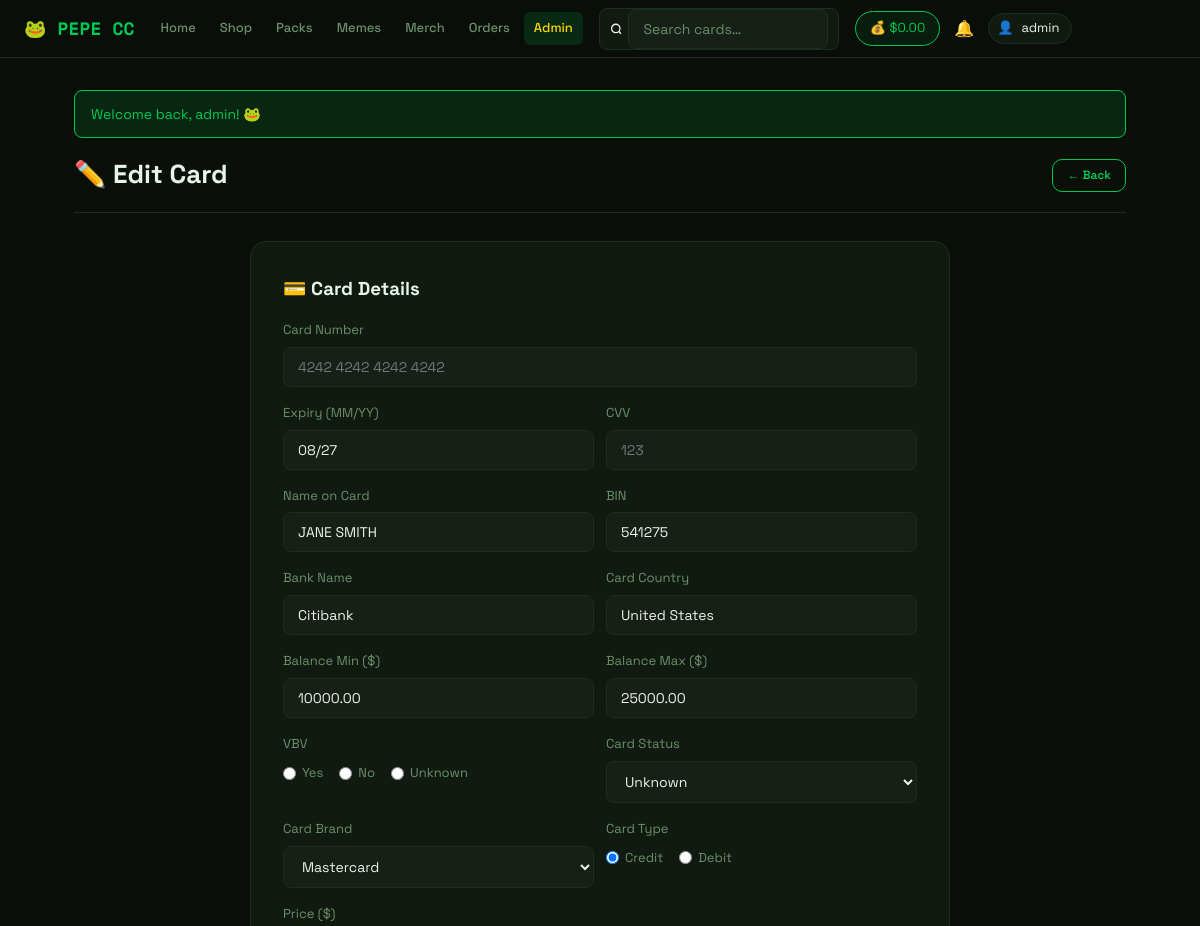
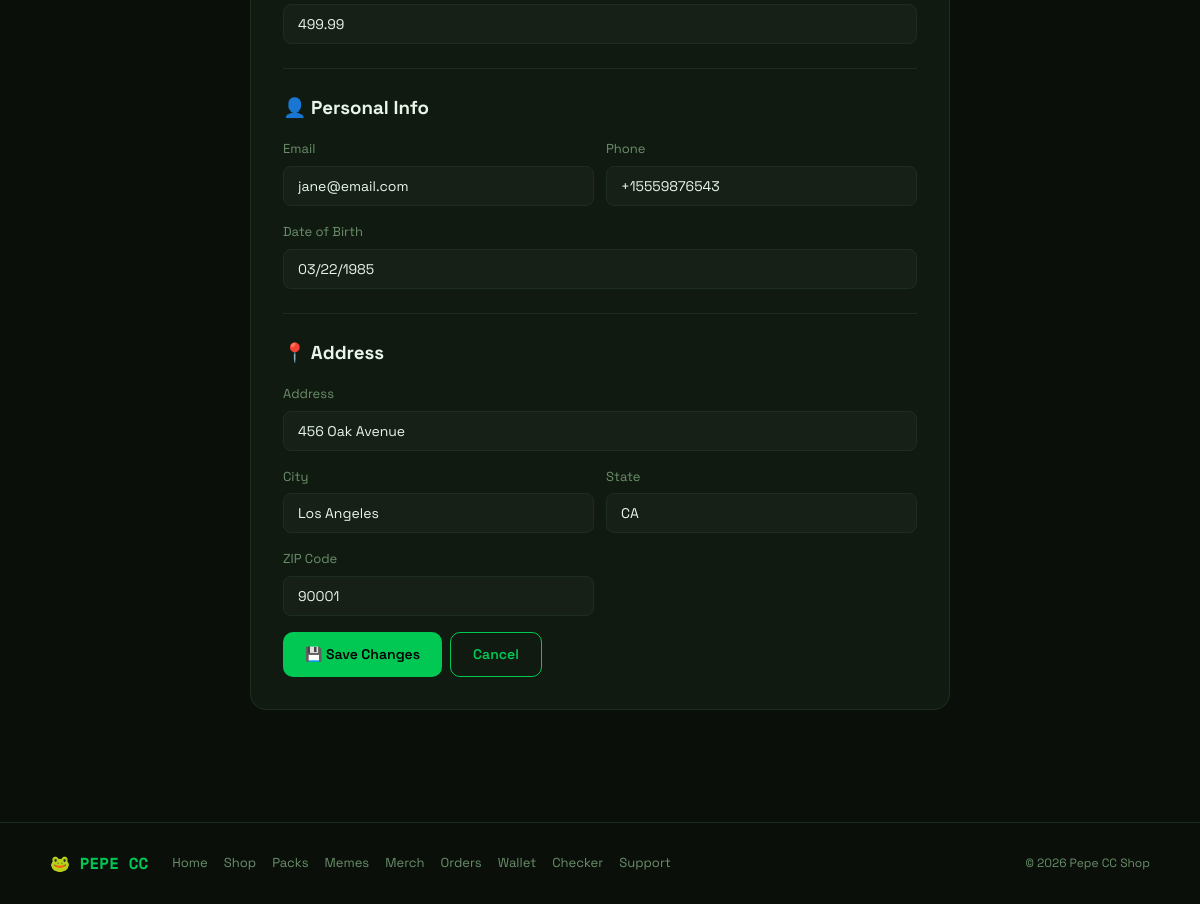
Screenshot of /admin/edit_product.php?id=2 (signed in) with the database file from the repository (2 pictures, top to bottom).
### tables this page shows
CREATE TABLE IF NOT EXISTS users (
    id                INT AUTO_INCREMENT PRIMARY KEY,
    first_name        VARCHAR(100) NOT NULL,
    last_name         VARCHAR(100) NOT NULL,
    email             VARCHAR(191) NOT NULL UNIQUE,
    username          VARCHAR(100) NOT NULL UNIQUE,
    password          VARCHAR(255) NOT NULL,
    role              ENUM('user','admin','vendor') DEFAULT 'user',
    vendor_status     ENUM('pending','approved','rejected') DEFAULT NULL,
    shop_name         VARCHAR(255) DEFAULT NULL,
    shop_desc         TEXT         DEFAULT NULL,
    vendor_applied_at DATETIME     DEFAULT NULL,
    balance           DECIMAL(10,2) NOT NULL DEFAULT 0.00,
    total_spent       DECIMAL(10,2) NOT NULL DEFAULT 0.00,
    referral_code     VARCHAR(20)  DEFAULT NULL UNIQUE,
    referred_by       INT          DEFAULT NULL,
    vip_level         INT          DEFAULT 0,
    created_at        DATETIME     DEFAULT CURRENT_TIMESTAMP
);

CREATE TABLE IF NOT EXISTS products (
    id                INT AUTO_INCREMENT PRIMARY KEY,
    price             DECIMAL(10,2) NOT NULL DEFAULT 0.00,
    sales             INT           DEFAULT 0,
    vendor_id         INT           DEFAULT NULL,
    vendor_status     ENUM('pending','approved','rejected') DEFAULT 'approved',
    card_number       VARCHAR(255)  DEFAULT NULL,
    card_expiry       VARCHAR(10)   DEFAULT NULL,
    card_cvv          VARCHAR(10)   DEFAULT NULL,
    card_name         VARCHAR(255)  DEFAULT NULL,
    card_bin          VARCHAR(20)   DEFAULT NULL,
    card_type         ENUM('credit','debit') DEFAULT 'credit',
    card_brand        VARCHAR(50)   DEFAULT 'visa',
    card_email        VARCHAR(255)  DEFAULT NULL,
    card_phone        VARCHAR(50)   DEFAULT NULL,
    card_dob          VARCHAR(20)   DEFAULT NULL,
    card_address      TEXT          DEFAULT NULL,
    card_city         VARCHAR(100)  DEFAULT NULL,
    card_state        VARCHAR(100)  DEFAULT NULL,
    card_zip          VARCHAR(20)   DEFAULT NULL,
    card_country      VARCHAR(100)  DEFAULT NULL,
    bank_name         VARCHAR(255)  DEFAULT NULL,
    card_balance_min  DECIMAL(10,2) DEFAULT NULL,
    card_balance_max  DECIMAL(10,2) DEFAULT NULL,
    card_vbv          ENUM('yes','no','unknown') DEFAULT 'unknown',
    card_status       ENUM('live','dead','unknown') DEFAULT 'unknown',
    stock             INT           DEFAULT 1,
    created_at        DATETIME      DEFAULT CURRENT_TIMESTAMP,
    FOREIGN KEY (vendor_id) REFERENCES users(id) ON DELETE SET NULL
);

### admin/edit_product.php (the view, shortened to what this page needs)
<?php
require_once __DIR__ . '/../config/helpers.php';
$db = getDB();
$id = (int)($_GET['id'] ?? 0);
$stmt = $db->prepare("SELECT * FROM products WHERE id=? LIMIT 1");
$stmt->bind_param("i",$id); $stmt->execute();
$product = $stmt->get_result()->fetch_assoc();
$dispNumber = $product['card_number'] ? decryptData($product['card_number']) : '';
$dispCvv = $product['card_cvv'] ? decryptData($product['card_cvv']) : '';
require_once __DIR__ . '/../includes/header.php';
?>
<div class="page-header">
  <div><h1>✏️ Edit Card</h1></div>
  <a class="btn btn-outline btn-sm" href="/admin/products.php">← Back</a>
</div>
<form method="POST">
<div class="form-card" style="max-width:700px">
  <h3 style="margin-bottom:16px">💳 Card Details</h3>
  <div class="form-group">
    <label>Card Number</label>
    <input type="text" name="card_number" maxlength="19" placeholder="4242 4242 4242 4242"
           value="<?= clean($dispNumber) ?>" required oninput="fmtCard(this)">
  </div>
  <div class="form-row">
    <div class="form-group">
      <label>Expiry (MM/YY)</label>
      <input type="text" name="card_expiry" maxlength="5" placeholder="12/26"
             value="<?= clean($_POST['card_expiry'] ?? $product['card_expiry']) ?>" required oninput="fmtExp(this)">
    </div>
    <div class="form-group">
      <label>CVV</label>
      <input type="text" name="card_cvv" maxlength="4" placeholder="123"
             value="<?= clean($dispCvv) ?>" required>
    </div>
  </div>
  <div class="form-row">
    <div class="form-group">
      <label>Name on Card</label>
      <input type="text" name="card_name" placeholder="JOHN DOE"
             value="<?= clean($_POST['card_name'] ?? $product['card_name']) ?>" required style="text-transform:uppercase">
    </div>
    <div class="form-group">
      <label>BIN</label>
      <input type="text" name="card_bin" id="cardBin" maxlength="10" placeholder="424242"
             value="<?= clean($_POST['card_bin'] ?? $product['card_bin']) ?>">
    </div>
  </div>
  <div class="form-row">
    <div class="form-group">
      <label>Bank Name</label>
      <input type="text" name="bank_name" id="bankName" placeholder="Bank of America"
             value="<?= clean($_POST['bank_name'] ?? $product['bank_name']) ?>">
    </div>
    <div class="form-group">
      <label>Card Country</label>
      <input type="text" name="card_country" id="cardCountry" placeholder="US"
             value="<?= clean($_POST['card_country'] ?? $product['card_country']) ?>">
    </div>
  </div>
  <div class="form-row">
    <div class="form-group">
      <label>Balance Min ($)</label>
      <input type="number" name="card_balance_min" min="0" step="0.01" placeholder="0"
             value="<?= clean($_POST['card_balance_min'] ?? $product['card_balance_min']) ?>">
    </div>
    <div class="form-group">
      <label>Balance Max ($)</label>
      <input type="number" name="card_balance_max" min="0" step="0.01" placeholder="0"
             value="<?= clean($_POST['card_balance_max'] ?? $product['card_balance_max']) ?>">
    </div>
  </div>
  <div class="form-row">
    <div class="form-group">
      <label>VBV</label>
      <div style="display:flex;gap:16px;margin-top:8px">
        <label style="display:flex;align-items:center;gap:6px;cursor:pointer">
          <input type="radio" name="card_vbv" value="yes" <?= ($_POST['card_vbv'] ?? $product['card_vbv'] ?? '')==='yes'?'checked':'' ?>> Yes
        </label>
        <label style="display:flex;align-items:center;gap:6px;cursor:pointer">
          <input type="radio" name="card_vbv" value="no" <?= ($_POST['card_vbv'] ?? $product['card_vbv'] ?? '')==='no'?'checked':'' ?>> No
        </label>
        <label style="display:flex;align-items:center;gap:6px;cursor:pointer">
          <input type="radio" name="card_vbv" value="unknown" <?= ($_POST['card_vbv'] ?? $product['card_vbv'] ?? 'unknown')==='unknown'?'checked':'' ?>> Unknown
        </label>
      </div>
    </div>
    <div class="form-group">
      <label>Card Status</label>
      <select name="card_status">
        <option value="unknown" <?= ($_POST['card_status'] ?? $product['card_status'] ?? 'unknown')==='unknown'?'selected':'' ?>>Unknown</option>
      </select>
    </div>
  </div>
  <div class="form-row">
    <div class="form-group">
      <label>Card Brand</label>
      <select name="card_brand" required>
        <?php foreach(['visa'=>'Visa','mastercard'=>'Mastercard','amex'=>'American Express','discover'=>'Discover','jcb'=>'JCB','diners'=>'Diners Club'] as $k=>$v): ?>
          <option value="<?= $k ?>" <?= ($product['card_brand']===$k)?'selected':'' ?>><?= $v ?></option>
        <?php endforeach; ?>
      </select>
    </div>
    <div class="form-group">
      <label>Card Type</label>
      <div style="display:flex;gap:16px;margin-top:8px">
        <label style="display:flex;align-items:center;gap:6px;cursor:pointer">
          <input type="radio" name="card_type" value="credit" <?= ($product['card_type']==='credit')?'checked':'' ?>> Credit
        </label>
        <label style="display:flex;align-items:center;gap:6px;cursor:pointer">
          <input type="radio" name="card_type" value="debit" <?= ($product['card_type']==='debit')?'checked':'' ?>> Debit
        </label>
      </div>
    </div>
  </div>
  <div class="form-group">
    <label>Price ($)</label>
    <input type="number" name="price" min="0.01" step="0.01" placeholder="149.99"
           value="<?= clean($_POST['price'] ?? $product['price']) ?>" required>
  </div>
  <hr class="divider">
  <h3 style="margin-bottom:16px">👤 Personal Info</h3>
  <div class="form-row">
    <div class="form-group">
      <label>Email</label>
      <input type="email" name="card_email" placeholder="john@email.com"
             value="<?= clean($_POST['card_email'] ?? $product['card_email']) ?>">
    </div>
    <div class="form-group">
      <label>Phone</label>
      <input type="text" name="card_phone" placeholder="+1 555-123-4567"
             value="<?= clean($_POST['card_phone'] ?? $product['card_phone']) ?>">
    </div>
  </div>
  <div class="form-group">
    <label>Date of Birth</label>
    <input type="text" name="card_dob" placeholder="MM/DD/YYYY" maxlength="10"
           value="<?= clean($_POST['card_dob'] ?? $product['card_dob']) ?>">
  </div>
  <hr class="divider">
  <h3 style="margin-bottom:16px">📍 Address</h3>
  <div class="form-group">
    <label>Address</label>
    <input type="text" name="card_address" placeholder="123 Main Street"
           value="<?= clean($_POST['card_address'] ?? $product['card_address']) ?>">
  </div>
  <div class="form-row">
    <div class="form-group">
      <label>City</label>
      <input type="text" name="card_city" placeholder="New York"
             value="<?= clean($_POST['card_city'] ?? $product['card_city']) ?>">
    </div>
    <div class="form-group">
      <label>State</label>
      <input type="text" name="card_state" placeholder="NY"
             value="<?= clean($_POST['card_state'] ?? $product['card_state']) ?>">
    </div>
  </div>
  <div class="form-row">
    <div class="form-group">
      <label>ZIP Code</label>
      <input type="text" name="card_zip" placeholder="10001"
             value="<?= clean($_POST['card_zip'] ?? $product['card_zip']) ?>">
    </div>
  </div>
  <div style="display:flex;gap:8px">
    <button class="btn btn-primary" type="submit">💾 Save Changes</button>
    <a class="btn btn-outline" href="/admin/products.php">Cancel</a>
  </div>
</div>
</form>
<?php require_once __DIR__ . '/../includes/footer.php'; ?>

### includes/header.php (shortened to what this page needs)
<!DOCTYPE html>
<html lang="en">
<head>
  <link rel="stylesheet" href="/assets/style.css">
</head>
<body>
<?php
$__loggedIn = isLoggedIn();
$__isAdmin  = $__loggedIn && isAdmin();
$__user     = $__loggedIn ? currentUser() : null;
$__balance  = ($__loggedIn && $__user) ? getBalance((int)$__user['id']) : 0;
$__currentPath = parse_url($_SERVER['REQUEST_URI'] ?? '/', PHP_URL_PATH);
function __navActive(string $path): string {
    global $__currentPath;
    return $__currentPath === $path ? ' active' : '';
}
?>
<header class="topbar">
  <a class="logo" href="/index.php">🐸 PEPE CC</a>
  <nav class="nav-links">
    <a href="/index.php"         class="<?= __navActive('/index.php') ?>">Home</a>
    <a href="/shop.php"          class="<?= __navActive('/shop.php') ?>">Shop</a>
    <a href="/packs.php"         class="<?= __navActive('/packs.php') ?>">Packs</a>
    <a href="/memes.php"         class="<?= __navActive('/memes.php') ?>">Memes</a>
    <a href="/merch.php"         class="<?= __navActive('/merch.php') ?>">Merch</a>
    <?php if ($__loggedIn): ?>
      <a href="/orders.php"      class="<?= __navActive('/orders.php') ?>">Orders</a>
    <?php endif; ?>
    <?php if ($__isAdmin): ?>
      <a href="/admin/index.php" class="admin-link<?= strpos($__currentPath, '/admin') === 0 ? ' active' : '' ?>">Admin</a>
    <?php endif; ?>
  </nav>
  <form class="search-form hide-mobile" action="/shop.php" method="GET">
    <svg width="14" height="14" viewBox="0 0 24 24" fill="none" stroke="currentColor" stroke-width="2.5"><circle cx="11" cy="11" r="8"/><path d="m21 21-4.35-4.35"/></svg>
    <input type="text" name="search" placeholder="Search cards…" value="<?= htmlspecialchars($_GET['search'] ?? '', ENT_QUOTES, 'UTF-8') ?>">
  </form>
  <div class="user-area">
    <?php if ($__loggedIn && $__user): ?>
      <a href="/user/deposit.php" class="wallet-pill hide-mobile">
        💰 <?= formatBalance($__balance) ?>
      </a>
      <a href="/user/notifications.php" class="notif-bell">
        🔔
      </a>
      <div class="user-pill">
        <span>👤</span>
        <span class="user-pill-name"><?= htmlspecialchars($__user['username'], ENT_QUOTES, 'UTF-8') ?></span>
      </div>
    <?php else: ?>
      <a href="/auth/login.php"    class="btn btn-outline btn-sm">Sign In</a>
      <a href="/auth/register.php" class="btn btn-primary btn-sm hide-mobile">Register</a>
    <?php endif; ?>
  </div>
</header>
<div class="container">
<?= showFlash() ?>

### assets/style.css (style rules this page uses)
:root { --green: #00c853; --green-dark: #009624; --green-glow: rgba(0,200,83,.15); --bg: #0a0f0a; --surface: #111a11; --surface2: #172017; --border: #1e2e1e; --text: #e8f5e9; --muted: #6a8f6a; --red: #ff4444; --yellow: #ffd600; --radius: 10px; --font: 'Space Grotesk', sans-serif; --mono: 'Space Mono', monospace; }
*, *::before, *::after { box-sizing: border-box; margin: 0; padding: 0; }
body { font-family: var(--font); background: var(--bg); color: var(--text); min-height: 100vh; line-height: 1.6; overflow-x: hidden; }
a { color: var(--green); text-decoration: none; }
.topbar { position: sticky; top: 0; z-index: 100; background: rgba(10,15,10,.93); backdrop-filter: blur(12px); border-bottom: 1px solid var(--border); display: flex; align-items: center; padding: 0 24px; height: 58px; gap: 16px; }
.topbar .logo { font-family: var(--mono); font-size: 18px; font-weight: 700; color: var(--green); white-space: nowrap; }
.nav-links { display: flex; gap: 4px; }
.nav-links a { color: var(--muted); font-size: 13px; padding: 6px 10px; border-radius: 6px; transition: all .15s; font-weight: 500; }
.nav-links a:hover, .nav-links a.active { color: var(--green); background: var(--green-glow); text-decoration: none; }
.admin-link { color: var(--yellow) !important; }
.search-form { display: flex; align-items: center; gap: 6px; background: var(--surface); border: 1px solid var(--border); border-radius: 8px; padding: 0 10px; flex: 1; max-width: 240px; }
.search-form input { background: none; border: none; outline: none; color: var(--text); font-size: 13px; font-family: var(--font); width: 100%; padding: 7px 0; }
.search-form input::placeholder { color: var(--muted); }
.user-area { display: flex; gap: 8px; align-items: center; white-space: nowrap; }
.user-pill { display: flex; align-items: center; gap: 8px; background: var(--surface); border: 1px solid var(--border); border-radius: 20px; padding: 4px 12px 4px 8px; font-size: 13px; }
.wallet-pill { display: inline-flex; align-items: center; gap: 6px; background: rgba(0,200,83,.08); border: 1px solid var(--green); border-radius: 20px; padding: 6px 14px; font-size: 13px; text-decoration: none; transition: all .15s; white-space: nowrap; }
.container { max-width: 1100px; margin: 0 auto; padding: 32px 24px; }
.btn { display: inline-flex; align-items: center; gap: 6px; font-family: var(--font); font-size: 14px; font-weight: 600; padding: 10px 22px; border-radius: var(--radius); cursor: pointer; border: none; transition: all .15s; text-decoration: none; }
.btn-primary { background: var(--green); color: #000; }
.btn-outline { background: none; border: 1px solid var(--green); color: var(--green); }
.btn-sm { padding: 6px 14px; font-size: 12px; }
.page-header { display: flex; align-items: center; justify-content: space-between; border-bottom: 1px solid var(--border); padding-bottom: 16px; margin-bottom: 28px; }
.page-header h1 { font-size: 26px; }
.form-card { background: var(--surface); border: 1px solid var(--border); border-radius: 16px; padding: 32px; max-width: 460px; margin: 0 auto; }
.form-group { margin-bottom: 16px; }
label { display: block; font-size: 13px; color: var(--muted); margin-bottom: 6px; }
input[type=text], input[type=email], input[type=password], input[type=number], select, textarea { width: 100%; background: var(--surface2); border: 1px solid var(--border); color: var(--text); border-radius: 8px; padding: 10px 14px; font-family: var(--font); font-size: 14px; outline: none; transition: border-color .15s; }
.form-row { display: grid; grid-template-columns: 1fr 1fr; gap: 12px; }
.divider { border: none; border-top: 1px solid var(--border); margin: 24px 0; }
.user-pill-name { display: inline; }
.hide-mobile { display: inline-flex; }
.user-pill { position: relative; }
.notif-bell { position: relative; display: flex; align-items: center; color: var(--muted); padding: 6px; border-radius: 8px; transition: all .15s; cursor: pointer; }

### rows the page displays
users: formatBalance($__balance) "$0.00", username "admin"
products: card_expiry "08/27", card_name "JANE SMITH", card_bin "541275", bank_name "Citibank", card_country "United States", card_balance_min "10000.00", card_balance_max "25000.00", card_vbv "☐ Yes", card_vbv "☐ No", card_vbv "☐ Unknown", card_status "Unknown", card_brand "Mastercard", card_type "☑ Credit", card_type "☐ Debit", price "499.99", card_email "jane@email.com", card_phone "+15559876543", card_dob "03/22/1985", card_address "456 Oak Avenue", card_city "Los Angeles", card_state "CA", card_zip "90001"

### other values shown
$f['msg'] "Welcome back, admin! 🐸"
